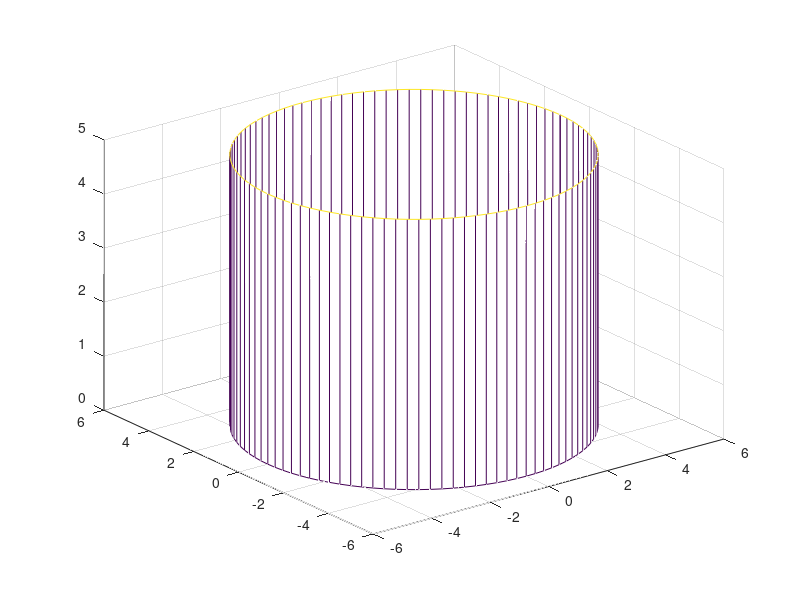

The MATLAB source for this figure:
R1=input('Enter the Bottom Radius: ');
R2=input('Enter the top Radius: ');
H=input('Enter the Height: ');
N = 100;
[x, y, z] = cylinder([R1 R2], N);
mesh(x, y, H*z)